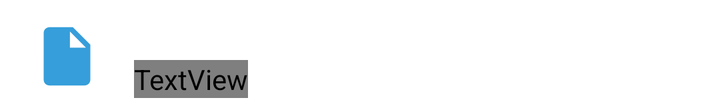
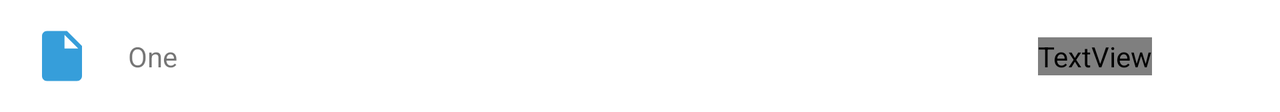

An Android layout and its configuration variant, each rendered on a device that would load it. The default file and the variant file are quoted in full after the pictures.
<!-- AndroidManifest.xml: fallback theme Theme.MaterialComponents.DayNight.NoActionBar -->
<!-- res/layout/files_list_entry.xml -->
<?xml version="1.0" encoding="utf-8"?>
<android.support.constraint.ConstraintLayout
    xmlns:android="http://schemas.android.com/apk/res/android"
    xmlns:app="http://schemas.android.com/apk/res-auto"
    android:id="@+id/storageFileEntry"
    android:layout_width="match_parent"
    android:layout_height="56dp"
    android:background="?attr/selectedFilesDrawable"
    android:clickable="true"
    android:focusable="true">

    <ImageView
        android:id="@+id/fileImage"
        android:layout_width="35dp"
        android:layout_height="35dp"
        android:layout_marginStart="16dp"
        android:src="@drawable/ic_file"
        android:contentDescription="@null"
        app:layout_constraintBottom_toBottomOf="parent"
        app:layout_constraintLeft_toLeftOf="parent"
        app:layout_constraintTop_toTopOf="parent"
        android:scaleType="centerCrop"
        />

    <LinearLayout
        android:layout_width="0dp"
        android:layout_height="wrap_content"
        android:layout_marginEnd="8dp"
        android:layout_marginStart="16dp"
        android:orientation="vertical"
        app:layout_constraintBottom_toBottomOf="parent"
        app:layout_constraintEnd_toStartOf="@+id/fileMoreBtn"
        app:layout_constraintHorizontal_bias="0.5"
        app:layout_constraintStart_toEndOf="@+id/fileImage"
        app:layout_constraintTop_toTopOf="parent">

        <TextView
            android:id="@+id/storageFileName"
            android:layout_width="wrap_content"
            android:layout_height="wrap_content"
            android:ellipsize="end"
            android:lines="1"
            />

        <TextView
            android:id="@+id/fileModificationTime"
            android:layout_width="wrap_content"
            android:layout_height="wrap_content"
            android:layout_marginTop="4dp"
            android:text="@string/file_modified"
            android:textSize="12sp"
            android:textColor="?attr/secondaryTextColor"
            />

    </LinearLayout>

    <ImageButton
        android:id="@+id/fileMoreBtn"
        android:layout_width="56dp"
        android:layout_height="56dp"
        android:background="@drawable/click_ripple_circle_effect"
        android:src="@drawable/ic_more"
        android:contentDescription="@null"
        app:layout_constraintBottom_toBottomOf="parent"
        app:layout_constraintRight_toRightOf="parent"
        app:layout_constraintTop_toTopOf="parent" />

</android.support.constraint.ConstraintLayout>
<!-- resources referenced by this layout -->
<resources>
  <!-- drawable click_ripple_circle_effect (drawable) -->
  <?xml version="1.0" encoding="utf-8"?>
  <ripple xmlns:android="http://schemas.android.com/apk/res/android"
      xmlns:tools="http://schemas.android.com/tools"
      android:color="?android:colorControlHighlight"
      tools:targetApi="lollipop">
      <item android:id="@android:id/mask">
          <shape android:shape="oval">
              <solid android:color="#ff7e51c2" />
          </shape>
      </item>
  </ripple>
  <!-- drawable ic_file (drawable) -->
  <vector android:height="24dp"
      android:viewportHeight="24.0" android:viewportWidth="24.0"
      android:width="24dp" xmlns:android="http://schemas.android.com/apk/res/android">
      <path android:fillColor="#369eda"
            android:pathData="M6,2c-1.1,0 -1.99,0.9 -1.99,2L4,20c0,1.1 0.89,2 1.99,2L18,22c1.1,0 2,-0.9 2,-2L20,8l-6,-6L6,2zM13,9L13,3.5L18.5,9L13,9z"/>
  </vector>
  <!-- drawable ic_more (drawable) -->
  <vector android:height="24dp"
      android:viewportHeight="24.0" android:viewportWidth="24.0"
      android:width="24dp" xmlns:android="http://schemas.android.com/apk/res/android">
      <path android:fillColor="?attr/iconColor" android:pathData="M12,8c1.1,0 2,-0.9 2,-2s-0.9,-2 -2,-2 -2,0.9 -2,2 0.9,2 2,2zM12,10c-1.1,0 -2,0.9 -2,2s0.9,2 2,2 2,-0.9 2,-2 -0.9,-2 -2,-2zM12,16c-1.1,0 -2,0.9 -2,2s0.9,2 2,2 2,-0.9 2,-2 -0.9,-2 -2,-2z"/>
  </vector>
  <string name="file_modified">Modified: </string>
</resources>
<!-- res/layout-land/files_list_entry.xml (the repository's variant of the layout above) -->
<!-- drawn on the phone turned sideways -->
<?xml version="1.0" encoding="utf-8"?>
<android.support.constraint.ConstraintLayout xmlns:android="http://schemas.android.com/apk/res/android"
    xmlns:app="http://schemas.android.com/apk/res-auto"
    android:id="@+id/storageFileEntry"
    android:layout_width="match_parent"
    android:layout_height="56dp"
    android:background="?attr/selectedFilesDrawable"
    android:clickable="true"
    android:focusable="true">

    <ImageView
        android:id="@+id/fileImage"
        android:layout_width="30dp"
        android:layout_height="30dp"
        android:layout_marginStart="16dp"
        android:src="@drawable/ic_file"
        android:contentDescription="@null"
        app:layout_constraintBottom_toBottomOf="parent"
        app:layout_constraintLeft_toLeftOf="parent"
        app:layout_constraintTop_toTopOf="parent" />

    <TextView
        android:id="@+id/storageFileName"
        android:layout_width="0dp"
        android:layout_height="wrap_content"
        android:layout_marginStart="18dp"
        android:ellipsize="end"
        android:maxLines="1"
        android:text="One"
        android:layout_marginEnd="5dp"
        app:layout_constraintBottom_toBottomOf="parent"
        app:layout_constraintHorizontal_weight="1"
        app:layout_constraintStart_toEndOf="@+id/fileImage"
        app:layout_constraintEnd_toStartOf="@+id/fileModificationTime"
        app:layout_constraintTop_toTopOf="parent"
        />

    <TextView
        android:id="@+id/fileModificationTime"
        android:layout_width="wrap_content"
        android:layout_height="wrap_content"
        android:layout_marginEnd="8dp"
        android:textColor="?attr/secondaryTextColor"
        app:layout_constraintBottom_toBottomOf="parent"
        app:layout_constraintEnd_toStartOf="@id/fileMoreBtn"
        app:layout_constraintTop_toTopOf="parent" />

    <ImageButton
        android:id="@+id/fileMoreBtn"
        android:layout_width="56dp"
        android:layout_height="56dp"
        android:background="@drawable/click_ripple_circle_effect"
        android:src="@drawable/ic_more"
        android:contentDescription="@null"
        app:layout_constraintBottom_toBottomOf="parent"
        app:layout_constraintRight_toRightOf="parent"
        app:layout_constraintTop_toTopOf="parent" />

</android.support.constraint.ConstraintLayout>
<!-- resources referenced by the variant -->
<!-- as the phone turned sideways resolves them -->
<resources>
  <!-- drawable click_ripple_circle_effect (drawable) -->
  <?xml version="1.0" encoding="utf-8"?>
  <ripple xmlns:android="http://schemas.android.com/apk/res/android"
      xmlns:tools="http://schemas.android.com/tools"
      android:color="?android:colorControlHighlight"
      tools:targetApi="lollipop">
      <item android:id="@android:id/mask">
          <shape android:shape="oval">
              <solid android:color="#ff7e51c2" />
          </shape>
      </item>
  </ripple>
  <!-- drawable ic_file (drawable) -->
  <vector android:height="24dp"
      android:viewportHeight="24.0" android:viewportWidth="24.0"
      android:width="24dp" xmlns:android="http://schemas.android.com/apk/res/android">
      <path android:fillColor="#369eda"
            android:pathData="M6,2c-1.1,0 -1.99,0.9 -1.99,2L4,20c0,1.1 0.89,2 1.99,2L18,22c1.1,0 2,-0.9 2,-2L20,8l-6,-6L6,2zM13,9L13,3.5L18.5,9L13,9z"/>
  </vector>
  <!-- drawable ic_more (drawable) -->
  <vector android:height="24dp"
      android:viewportHeight="24.0" android:viewportWidth="24.0"
      android:width="24dp" xmlns:android="http://schemas.android.com/apk/res/android">
      <path android:fillColor="?attr/iconColor" android:pathData="M12,8c1.1,0 2,-0.9 2,-2s-0.9,-2 -2,-2 -2,0.9 -2,2 0.9,2 2,2zM12,10c-1.1,0 -2,0.9 -2,2s0.9,2 2,2 2,-0.9 2,-2 -0.9,-2 -2,-2zM12,16c-1.1,0 -2,0.9 -2,2s0.9,2 2,2 2,-0.9 2,-2 -0.9,-2 -2,-2z"/>
  </vector>
</resources>
